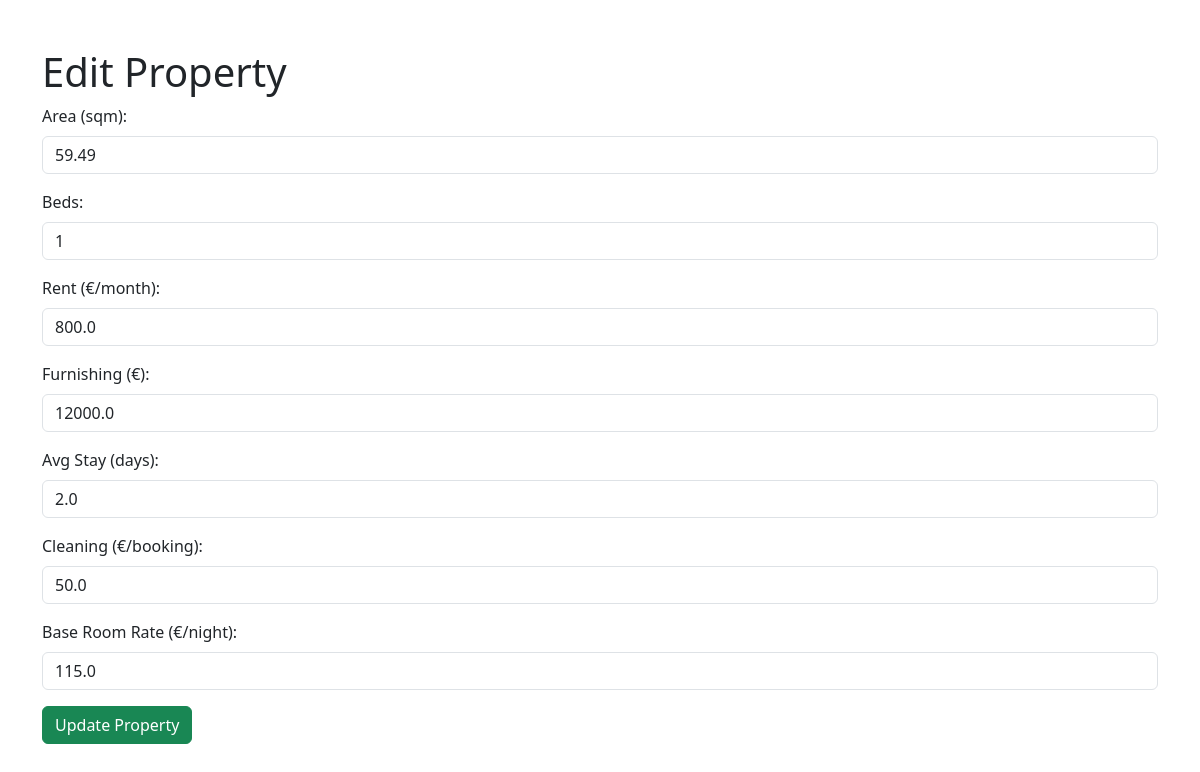
Page /edit/2 on the committed database.
### tables this page shows
CREATE TABLE rental_properties (
        id INTEGER PRIMARY KEY AUTOINCREMENT,
        area_sqm REAL, 
        beds INTEGER, 
        rent_per_month REAL, 
        furnishing_costs REAL, 
        average_stay_duration REAL,
        cleaning_charged_per_booking REAL, 
        base_room_rate REAL,
        UNIQUE(area_sqm, beds, rent_per_month)  -- Ensure unique entries
    );

### app.py (the view, shortened to what this page needs)
@app.route('/edit/<int:property_id>', methods=['GET', 'POST'])
def edit_property(property_id):
    conn = create_connection()
    cursor = conn.cursor()
    cursor.execute("SELECT * FROM rental_properties WHERE id = ?", (property_id,))
    property_data = cursor.fetchone()
    conn.close()
    return render_template('edit_property.html', property=property_data)

### database.py (called while the page is built)
def create_connection(db_file='immoprojectcalculator.db'):
    conn = None
    try:
        conn = sqlite3.connect(db_file)
        print("Connected to SQLite database")
    except sqlite3.Error as e:
        print(e)
    return conn

### templates/edit_property.html (shortened to what this page needs)
<!DOCTYPE html>
<html lang="en">
<head>
    <link href="https://cdn.jsdelivr.net/npm/bootstrap@5.3.0-alpha1/dist/css/bootstrap.min.css" rel="stylesheet">
</head>
<body class="container mt-5">
<h1>Edit Property</h1>
<form method="POST">
    <div class="mb-3">
        <label for="area_sqm" class="form-label">Area (sqm):</label>
        <input type="text" name="area_sqm" id="area_sqm" class="form-control" value="{{ property[1] }}">
    </div>
    <div class="mb-3">
        <label for="beds" class="form-label">Beds:</label>
        <input type="text" name="beds" id="beds" class="form-control" value="{{ property[2] }}">
    </div>
    <div class="mb-3">
        <label for="rent_per_month" class="form-label">Rent (€/month):</label>
        <input type="text" name="rent_per_month" id="rent_per_month" class="form-control" value="{{ property[3] }}">
    </div>
    <div class="mb-3">
        <label for="furnishing_costs" class="form-label">Furnishing (€):</label>
        <input type="text" name="furnishing_costs" id="furnishing_costs" class="form-control" value="{{ property[4] }}">
    </div>
    <div class="mb-3">
        <label for="average_stay_duration" class="form-label">Avg Stay (days):</label>
        <input type="text" name="average_stay_duration" id="average_stay_duration" class="form-control"
               value="{{ property[5] }}">
    </div>
    <div class="mb-3">
        <label for="cleaning_charged_per_booking" class="form-label">Cleaning (€/booking):</label>
        <input type="text" name="cleaning_charged_per_booking" id="cleaning_charged_per_booking" class="form-control"
               value="{{ property[6] }}">
    </div>
    <div class="mb-3">
        <label for="base_room_rate" class="form-label">Base Room Rate (€/night):</label>
        <input type="text" name="base_room_rate" id="base_room_rate" class="form-control" value="{{ property[7] }}">
    </div>
    <button type="submit" class="btn btn-success">Update Property</button>
</form>
</body>
</html>

### rows in the picture
rental_properties: area_sqm "59.49", beds "1", rent_per_month "800.0", furnishing_costs "12000.0", average_stay_duration "2.0", cleaning_charged_per_booking "50.0", base_room_rate "115.0"
